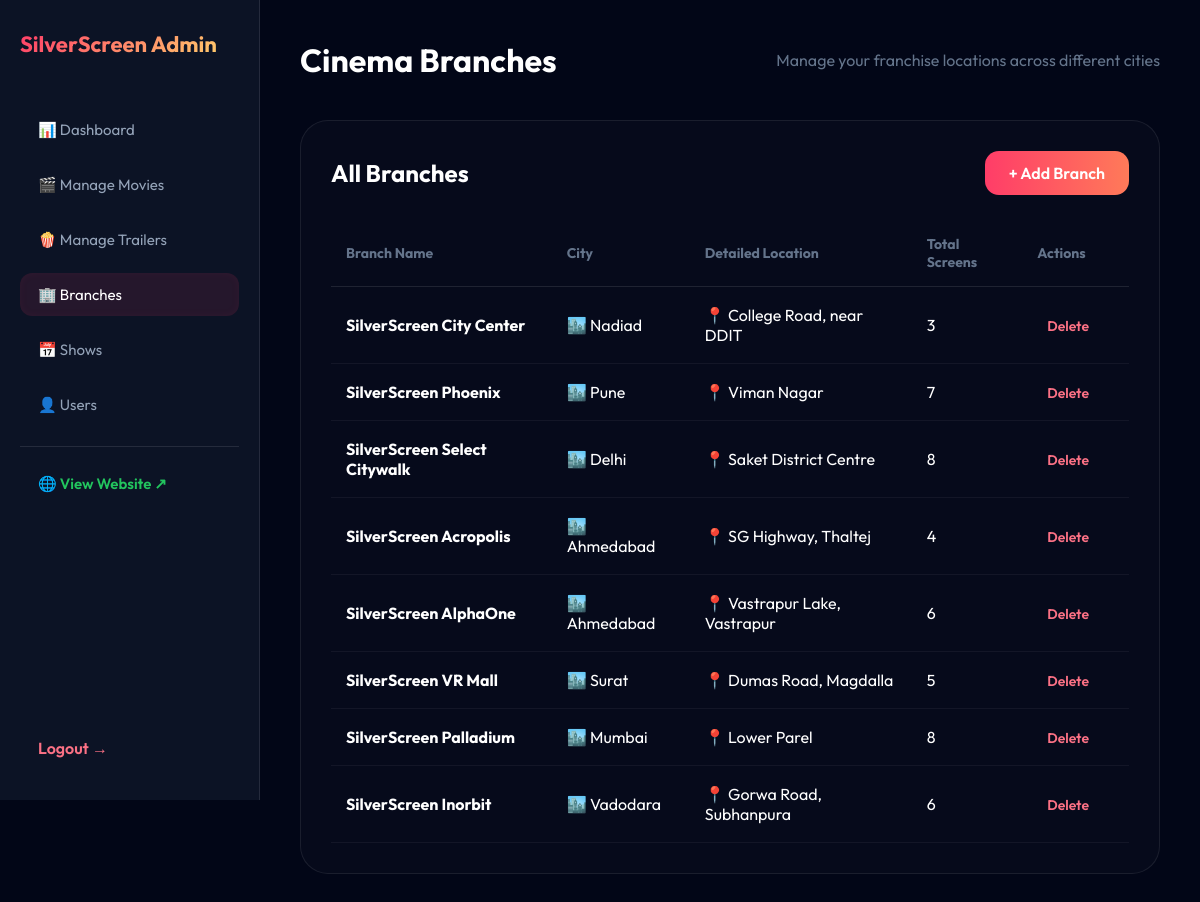
Page /admin/manage_theaters.php (signed in) on the committed database.
### tables this page shows
CREATE TABLE `theaters` (
  `id` int(11) NOT NULL,
  `name` varchar(100) NOT NULL,
  `city` varchar(50) NOT NULL,
  `location` varchar(100) NOT NULL,
  `total_screens` int(11) NOT NULL DEFAULT 1
);

### admin/manage_theaters.php (the view, shortened to what this page needs)
<?php
$query = "SELECT * FROM theaters ORDER BY id DESC";
$result = mysqli_query($conn, $query);
?>
<!DOCTYPE html>
<html lang="en">
<head>
    <link rel="stylesheet" href="../assets/css/admin_style.css">
</head>
<body>
    <?php include 'sidebar.php'; ?>
    <main class="main-content">
        <header class="header">
            <h1>Cinema Branches</h1>
            <p style="color: #64748b;">Manage your franchise locations across different cities</p>
        </header>
        <div class="table-container">
            <div class="table-header">
                <h2>All Branches</h2>
                <a href="add_theater.php" class="add-btn">+ Add Branch</a>
            </div>
            <table>
                <thead>
                    <tr>
                        <th>Branch Name</th>
                        <th>City</th>
                        <th>Detailed Location</th>
                        <th>Total Screens</th>
                        <th>Actions</th>
                    </tr>
                </thead>
                <tbody>
                    <?php if(mysqli_num_rows($result) > 0): ?>
                        <?php while($row = mysqli_fetch_assoc($result)): ?>
                        <tr>
                            <td><strong><?php echo htmlspecialchars($row['name']); ?></strong></td>
                            <td>
                                <?php
                                    if (!empty($row['city'])) {
                                        echo "🏙️ " . htmlspecialchars($row['city']);
                                    } else {
                                        echo "<span style='color: #ef4444; font-size: 12px;'>Not Set</span>";
                                    }
                                ?>
                            </td>
                            <td>📍 <?php echo htmlspecialchars($row['location']); ?></td>
                            <td><?php echo isset($row['total_screens']) ? $row['total_screens'] : 'N/A'; ?></td>
                            <td class="action-btns">
                                <a href="delete_theater.php?id=<?php echo $row['id']; ?>" class="delete-link" onclick="return confirm('Delete this branch?')">Delete</a>
                            </td>
                        </tr>
                        <?php endwhile; ?>
                    <?php else: ?>
                        <tr>
                            <td colspan="5" style="text-align: center; padding: 20px; color: #94a3b8;">No branches found. Click '+ Add Branch' to create one.</td>
                        </tr>
                    <?php endif; ?>
                </tbody>
            </table>
        </div>
    </main>
</body>
</html>

### assets/css/admin_style.css (style rules this page uses)
* { margin: 0; padding: 0; box-sizing: border-box; font-family: 'Outfit', sans-serif; }
body { background: #020617; color: #fff; display: flex; min-height: 100vh; }
.main-content { margin-left: 260px; padding: 40px; width: calc(100% - 260px); }
.header { display: flex; justify-content: space-between; align-items: center; margin-bottom: 40px; }
.header h1 { font-size: 32px; font-weight: 700; }
.table-container { background: rgba(255, 255, 255, 0.02); border: 1px solid rgba(255, 255, 255, 0.08); border-radius: 28px; padding: 30px; }
.table-header { display: flex; justify-content: space-between; align-items: center; margin-bottom: 25px; }
.add-btn { background: linear-gradient(90deg, #ff3d68, #ff7a59); color: #fff; text-decoration: none; padding: 12px 24px; border-radius: 14px; font-weight: 600; transition: 0.3s; }
table { width: 100%; border-collapse: collapse; }
th { text-align: left; color: #64748b; font-size: 14px; padding: 15px; border-bottom: 1px solid rgba(255, 255, 255, 0.1); }
td { padding: 18px 15px; border-bottom: 1px solid rgba(255, 255, 255, 0.05); }
.action-btns a { text-decoration: none; margin-right: 15px; font-size: 14px; font-weight: 600; transition: 0.2s; }
.delete-link { color: #fb7185; }
.delete-link { color: #fb7185; padding: 5px 10px; border-radius: 8px; transition: 0.3s; }

### rows in the picture
theaters: name "SilverScreen City Center", city "Nadiad", location "College Road, near DDIT", total_screens "3"
theaters: name "SilverScreen Phoenix", city "Pune", location "Viman Nagar", total_screens "7"
theaters: name "SilverScreen Select Citywalk", city "Delhi", location "Saket District Centre", total_screens "8"
theaters: name "SilverScreen Acropolis", city "Ahmedabad", location "SG Highway, Thaltej", total_screens "4"
theaters: name "SilverScreen AlphaOne", city "Ahmedabad", location "Vastrapur Lake, Vastrapur", total_screens "6"
theaters: name "SilverScreen VR Mall", city "Surat", location "Dumas Road, Magdalla", total_screens "5"
theaters: name "SilverScreen Palladium", city "Mumbai", location "Lower Parel", total_screens "8"
theaters: name "SilverScreen Inorbit", city "Vadodara", location "Gorwa Road, Subhanpura", total_screens "6"
